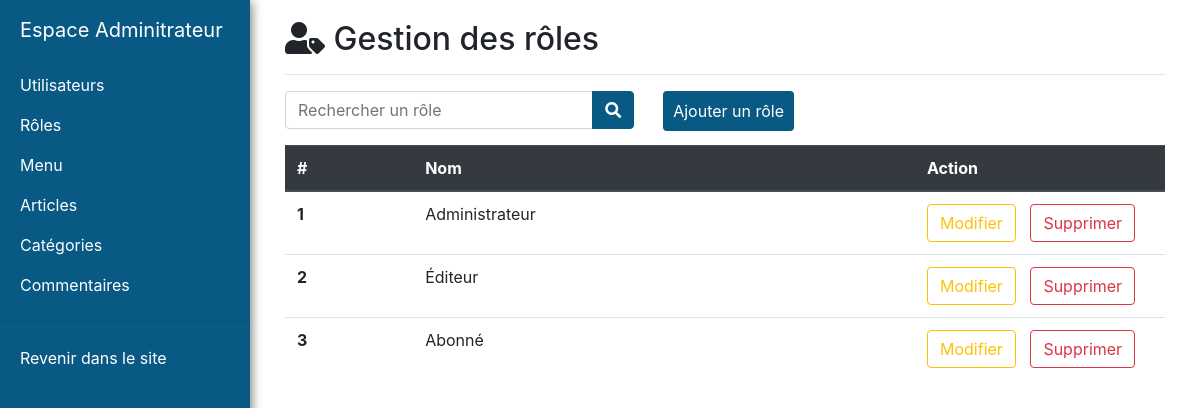
The app's page /admin/admin_roles.php with its own data.
### tables this page shows
CREATE TABLE Role(
   id_role INT NOT NULL AUTO_INCREMENT PRIMARY KEY,
   nom VARCHAR(50) NOT NULL
);

### includes/class/Database.php (called while the page is built)
<?php
class Database
{
    private static $pdo = null;
    public static function getInstance(): PDO
    {
        if (self::$pdo === null) {
            try {
                $config = parse_ini_file(__DIR__ . '../../config/database.ini');
                $dsn = 'mysql:dbname=' . $config['db_name'] . ';host=' . $config['db_host'];
                $user = $config['db_user'];
                $password = $config['db_password'];
                self::$pdo = new PDO($dsn, $user, $password);
            } catch (PDOException $e) {
                echo 'Connexion échouée : ' . $e->getMessage();
            }
        }
        return self::$pdo;
    }
}
?>

### includes/class/Role.php (called while the page is built, shortened)
<?php
class Role
{
    public static function getRoles($recherche = '')
    {
        $request = Database::getInstance()->query("SELECT * FROM role WHERE nom LIKE '%$recherche%'");
        $data = $request->fetchAll();
        return $data;
    }
}
?>

### admin/admin_roles.php (the view, shortened to what this page needs)
<?php
require_once('../includes/layouts/header_admin.php');
?>
<div id="page-content-wrapper">
    <div class="container-fluid">
        <div class="row">
            <div class="col-lg-12">
                <h2><i class="fas fa-user-tag"></i> Gestion des rôles</h2>
                <hr>
            </div>
            <div class="col-lg-5">
                <form method="Post" action="">
                    <div class="input-group">
                        <input type="text" class="form-control" id="recherche" name="recherche" placeholder="Rechercher un rôle">
                        <div class="input-group-append">
                            <button class="btn btn-secondary" type="submit">
                                <i class="fa fa-search"></i>
                            </button>
                        </div>
                    </div>
                </form>
            </div>
            <div class="col-lg-5">
                <div class="input-group">
                    <div class="input-group-append">
                        <a class="button" href="admin_add_role.php">Ajouter un rôle</a>
                    </div>
                </div>
            </div>
            <div class="col-lg-12">
                <table class="table table-hover ">
                    <thead class="thead-dark">
                    <tr>
                        <th scope="col">#</th>
                        <th scope="col">Nom</th>
                        <th scope="col">Action</th>
                    </tr>
                    </thead>
                    <tbody>
                    <?php
                    foreach (Role::getRoles() as $role) {
                        echo '<form method="POST"><tr>';
                        echo '<th scope="row">'.$role['id_role'].'</th>';
                        echo '<td>'.utf8_encode($role['nom']).'</td>';
                        echo '<td width="250px"><button style="margin-right: 10px" type="submit" name="button_modify_role" class="btn btn-outline-warning">Modifier</button>
                                                <button type="submit" class="btn btn-outline-danger" name="button_delete_role">Supprimer</button></td>';
                        echo '</form> ';
                    }
                    ?>
                    </tbody>
                </table>
            </div>
        </div>
    </div>
</div>
</div>
</body>
</html>

### includes/css/admin.css (style rules this page uses)
.button { background-color: #095985; border: none; color: white; padding: 8px 10px; margin-bottom: 10px; text-decoration: none; display: inline-block; font-size: 16px; transition-duration: 0.4s; cursor: pointer; border-radius : 4px; }
.btn-secondary { background-color: #095985 !important; border-color: #095985 !important; }
#page-content-wrapper { width: 100%; position: absolute; padding: 15px; }
@media (min-width:768px) { #page-content-wrapper { padding: 20px; position: relative; } }

### records on screen
role: id_role "1", nom "Administrateur"
role: id_role "2", nom "Éditeur"
role: id_role "3", nom "Abonné"
